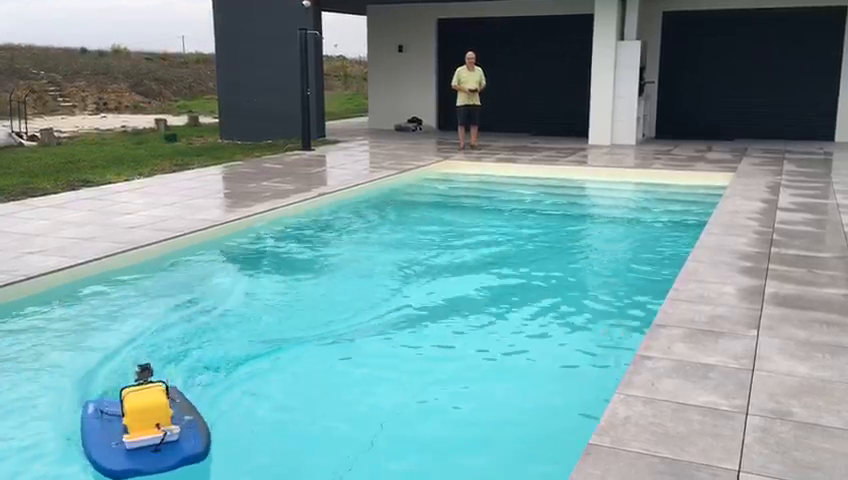
#> input picture frame 44 of media/2023-10-13 at 18.45.47.mp4, 848 x 480 px, given in place of 2023-10-14 at 11.53.02.mp4, which was not available
$ python blue_pool_similarity.py
#> lines starting #> are read from the running program, lines starting #| are printed output that depends on the picture; after the words box and inside, x2 and y2 are one past the last pixel; in counts of white or black regions, pixels touching at a corner belong together; pictures that were not available may be replaced by others from this repository, and a replacement may not be noted
# Decided to ask chatGPT how to do it...
# This is a simple color-based segmentation to identify possible obstacles.

import cv2 as cv
import numpy as np

# cap = cv.VideoCapture(0)  # Use 0 for the default camera (usually the webcam)
cap = cv.VideoCapture("../media/2023-10-14 at 11.53.02.mp4")  # Use 0 for the default camera (usually the webcam)

while True:
    ret, frame = cap.read()
#> frame is the input picture: shape (480, 848, 3); mean B, G, R 161.1, 158.9, 119
    if not ret:
        cap.set(cv.CAP_PROP_POS_MSEC, 0.0)
        continue

    # 0x87D1FF  - 135, 209, 255
    lower_aqua_blue = np.array([55,109,155])
    upper_aqua_blue = np.array([155,255, 255])
    # Convert the frame to the HSV color space
    hsv_frame = cv.cvtColor(frame, cv.COLOR_BGR2HSV)
#> hsv_frame: shape (480, 848, 3); mean H, S, V 74.9, 80.7, 167.1
    # Create a mask for the orange color
    mask = cv.inRange(hsv_frame, lower_aqua_blue, upper_aqua_blue)
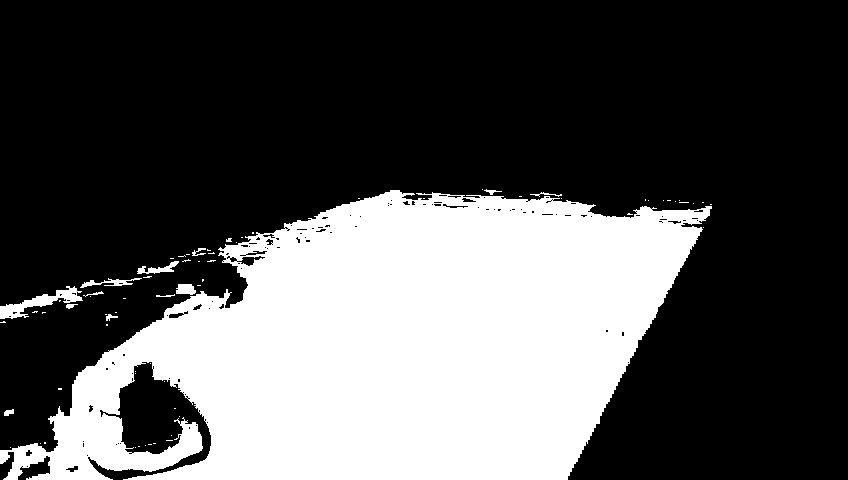
#> mask: shape (480, 848); 32.7% white; 71 white regions (58 under 20 px)
    # Find contours in the mask
    contours, _ = cv.findContours(mask, cv.RETR_EXTERNAL, cv.CHAIN_APPROX_SIMPLE)
#> contours = 71 contours, 61 with area under 20; largest, box (x1, y1, x2, y2) and area: (0, 190, 712, 480) 130393, (0, 286, 83, 319) 768, (137, 261, 179, 274) 162, (176, 284, 196, 295) 148, (80, 278, 142, 288) 140

    cv.drawContours(frame, contours, -1, (0,255,0), 3)
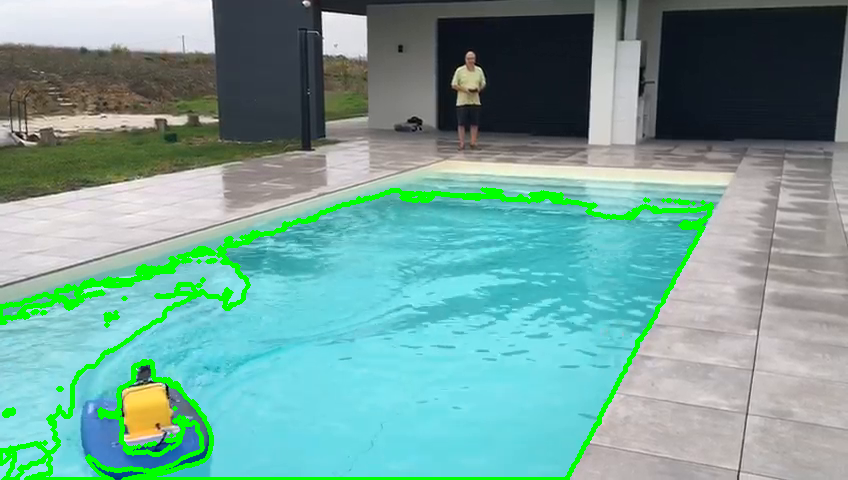
#> frame: shape (480, 848, 3); 4.12% of pixels changed, all inside (x1, y1, x2, y2) = (0, 187, 714, 480)

    # [7 lines of commented-out code are left out]


    cv.imshow('Obstacle Avoidance', frame)

    if cv.waitKey(1) & 0xFF == ord('q'):
#> (key q is pressed here)
        break

cap.release()
cv.destroyAllWindows()

$ run again, starting later in the video
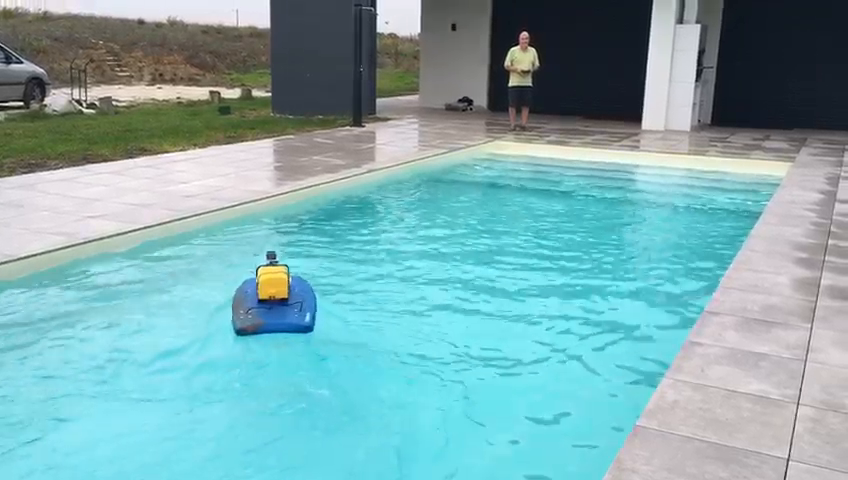
#> input picture frame 200 of media/2023-10-13 at 18.45.47.mp4, 848 x 480 px, given in place of 2023-10-14 at 11.53.02.mp4, which was not available
#> frame is the input picture: shape (480, 848, 3); mean B, G, R 175.8, 171.8, 124.8
#> hsv_frame: shape (480, 848, 3); mean H, S, V 89.6, 83.9, 180.9
#> `mask = cv.inRange(hsv_frame, lower_aqua_blue, upper_aqua_blue)`:
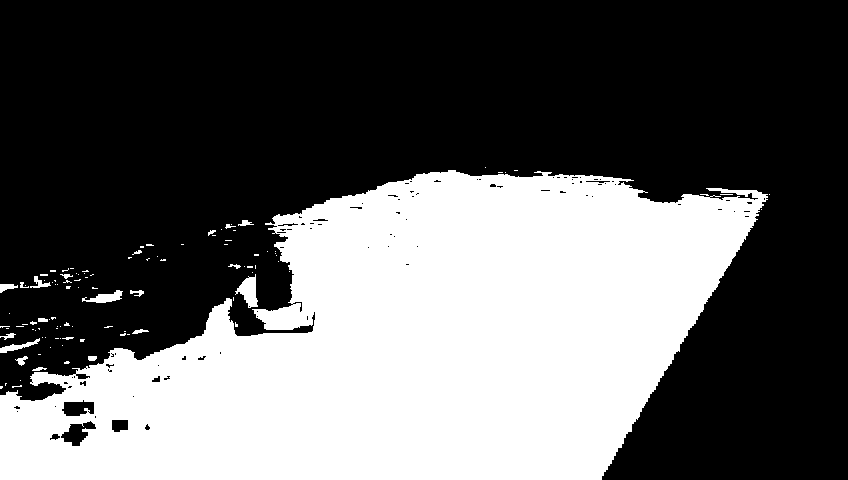
#> mask: shape (480, 848); 38.1% white; 109 white regions (88 under 20 px)
#> contours = 109 contours, 95 with area under 20; largest, box (x1, y1, x2, y2) and area: (0, 170, 768, 480) 153271, (235, 274, 258, 308) 368, (82, 290, 123, 303) 212, (0, 338, 40, 353) 142, (0, 284, 18, 293) 72
#> `cv.drawContours(frame, contours, -1, (0,255,0), 3)`:
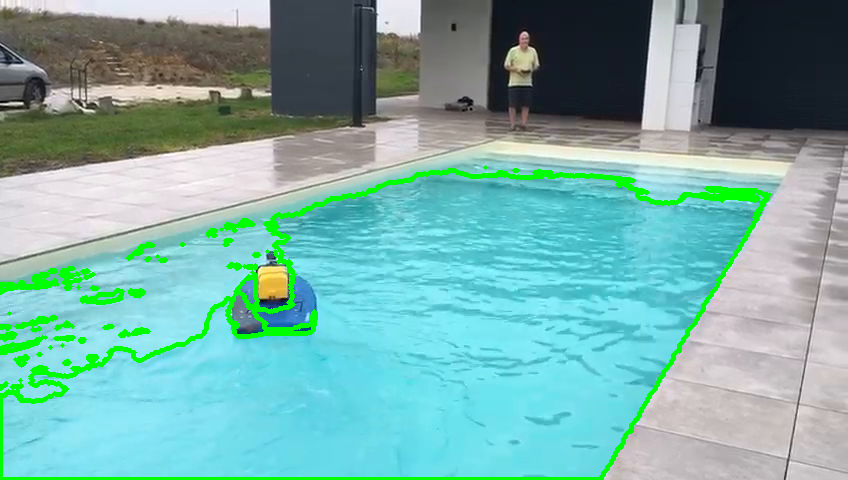
#> frame: shape (480, 848, 3); 3.89% of pixels changed, all inside (x1, y1, x2, y2) = (0, 165, 772, 480)

$ run again, starting later in the video
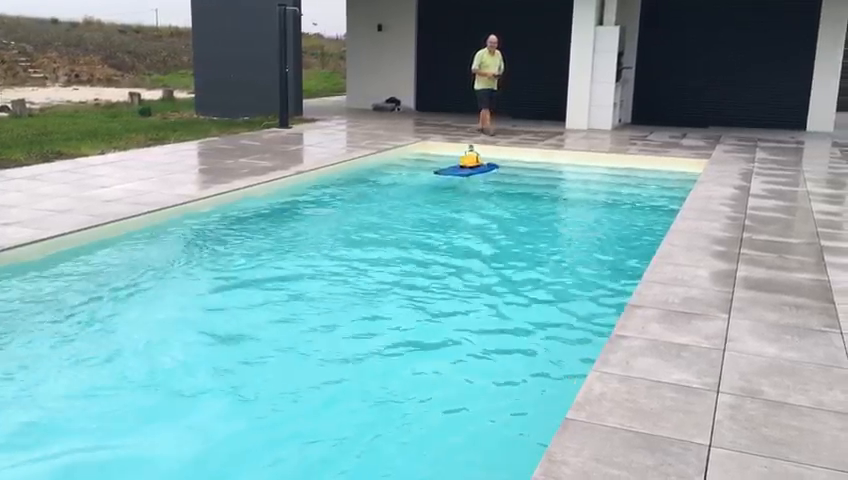
#> input picture frame 356 of media/2023-10-13 at 18.45.47.mp4, 848 x 480 px, given in place of 2023-10-14 at 11.53.02.mp4, which was not available
#> frame is the input picture: shape (480, 848, 3); mean B, G, R 175, 171.7, 128
#> hsv_frame: shape (480, 848, 3); mean H, S, V 83.7, 78.3, 179.8
#> `mask = cv.inRange(hsv_frame, lower_aqua_blue, upper_aqua_blue)`:
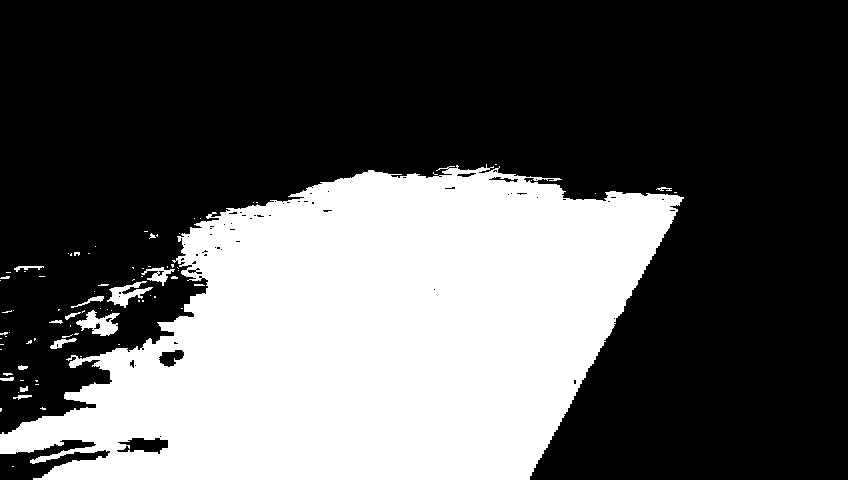
#> mask: shape (480, 848); 34.7% white; 83 white regions (65 under 20 px)
#> contours = 83 contours, 71 with area under 20; largest, box (x1, y1, x2, y2) and area: (0, 164, 684, 480) 138593, (76, 310, 120, 336) 542, (107, 281, 153, 308) 399, (141, 267, 175, 286) 197, (50, 338, 77, 349) 100
#> `cv.drawContours(frame, contours, -1, (0,255,0), 3)`:
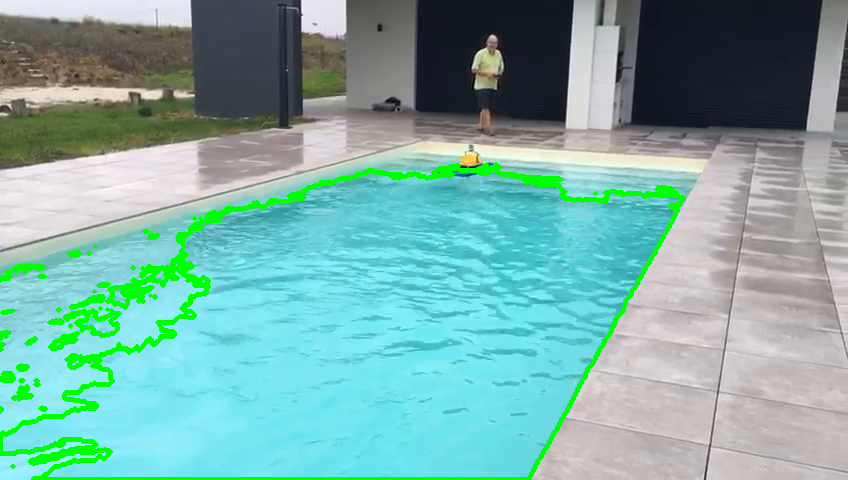
#> frame: shape (480, 848, 3); 3.98% of pixels changed, all inside (x1, y1, x2, y2) = (0, 162, 686, 480)
